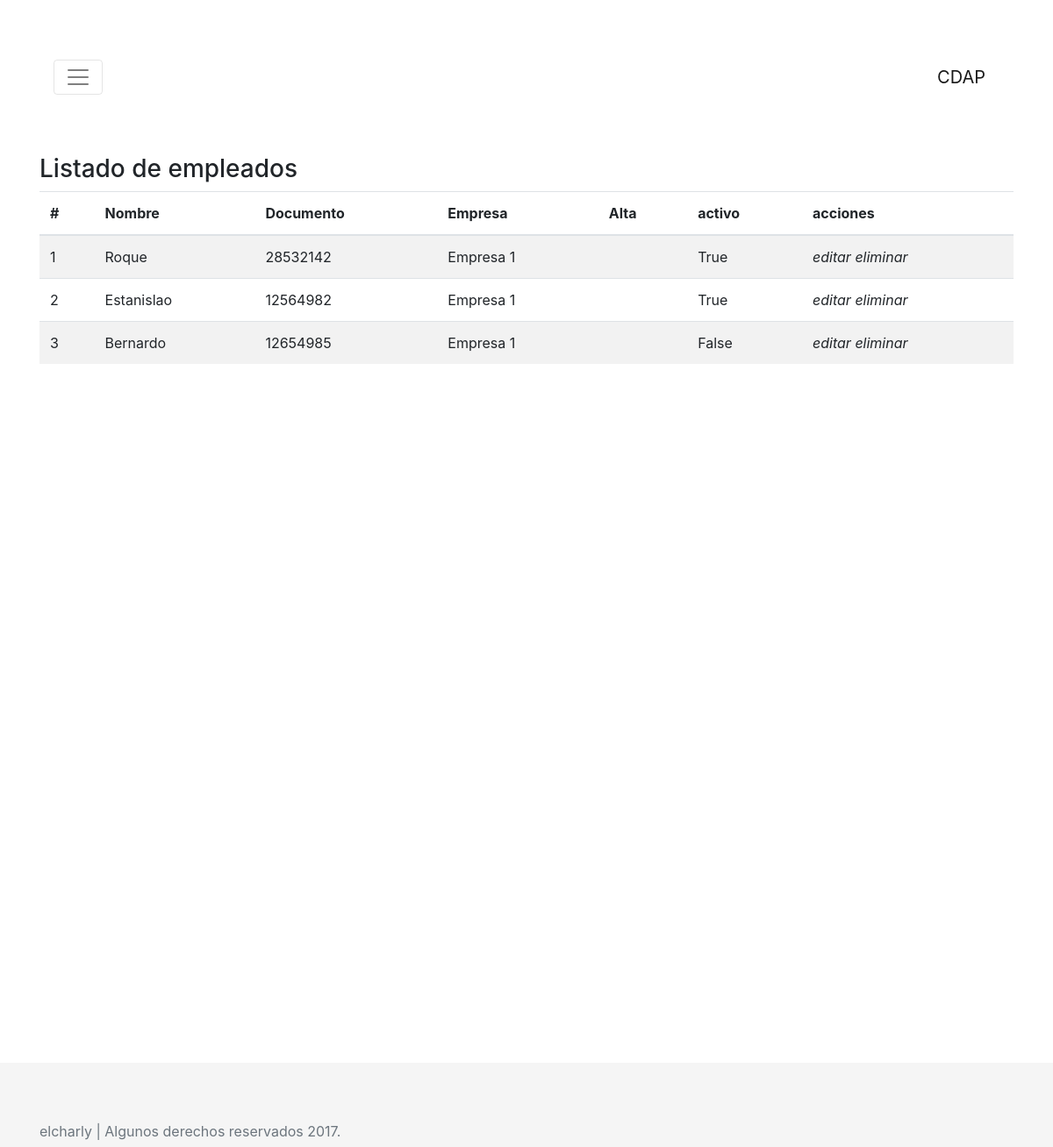
/cdap/persona_listar, run on the app's committed database.
### cdap/models.py (models this page shows, shortened)
class Persona(models.Model):
    nombre= models.CharField(max_length=50)
    apellido= models.CharField(max_length=70)
    documento= models.CharField(max_length=10)
    foto= models.ImageField(upload_to="personas/archivo/%Y/%m/%d", null=True, blank=True)
    fecha_alta= models.DateField(auto_now_add=True)
    fecha_ultima_mod= models.DateField(auto_now=True)
    activo= models.BooleanField()
    empresa= models.ForeignKey(Empresa, null=True, blank=True, on_delete=models.CASCADE)

class Empresa(models.Model):
    nombre= models.CharField(max_length=50)
    direccion= models.TextField()
    telefono= models.CharField(max_length=12)
    responsable= models.CharField(max_length=120)
    email= models.EmailField()
    fecha_alta= models.DateTimeField(auto_now_add=True) # Esto es para que se agregue sola y no se modifique
    fecha_ultima_mod= models.DateField(auto_now=True) # Esto es para que se agregue sola
    comentario= models.TextField()
    activo= models.BooleanField()
    locacion= models.ManyToManyField(Locacion)
    def __str__(self):
        return self.nombre

### cdap/views.py (the view)
def persona_list(request):
    persona = Persona.objects.all()
    contexto = {'personas':persona}
    return render(request, 'persona_list.html', contexto)

### cdap/templates/persona_list.html (shortened to what this page needs)
{% extends 'base.html'%}
{% block content %}
<h3>Listado de empleados</h3>
{% if personas %}
<div class="table-responsive">
<table class="table table-striped">
<thead>
  <tr>
    <th>#</th>
    <th>Nombre</th>
    <th>Documento</th>
    <th>Empresa</th>
    <th>Alta</th>
    <th>activo</th>
    <th>acciones</th>
  </tr>
</thead>
<tbody>
  {% for persona in personas %}
  <tr>
    <td>{{persona.id}}</td>
    <td>{{ persona.nombre }}</td>
    <td>{{ persona.documento }}</td>
    <td>{{ persona.empresa }}</td>
    <td>{{ persona.alta }}</td>
    <td>{{ persona.activo }}</td>
    <td>
      <i class="icon-edit">editar</i>
      <i class="icon-eraser">eliminar</i>
    </td>
  </tr>
  {% endfor %}
</tbody>
</table>
</div>
{% else %}
<p>No hay ningun empleado listado.</p>
{% endif %}
{% endblock %}

### cdap/static/cdap/css/sticky-footer-navbar.css (style rules this page uses)
html { position: relative; min-height: 100%; }
body { margin-bottom: 60px; }

### cdap/static/cdap/css/album.css (style rules this page uses)
body { min-height: 75rem; }

### data on the page
Persona: id "1", nombre "Roque", documento "28532142", empresa "Empresa 1", activo "True"
Persona: id "2", nombre "Estanislao", documento "12564982", empresa "Empresa 1", activo "True"
Persona: id "3", nombre "Bernardo", documento "12654985", empresa "Empresa 1", activo "False"
